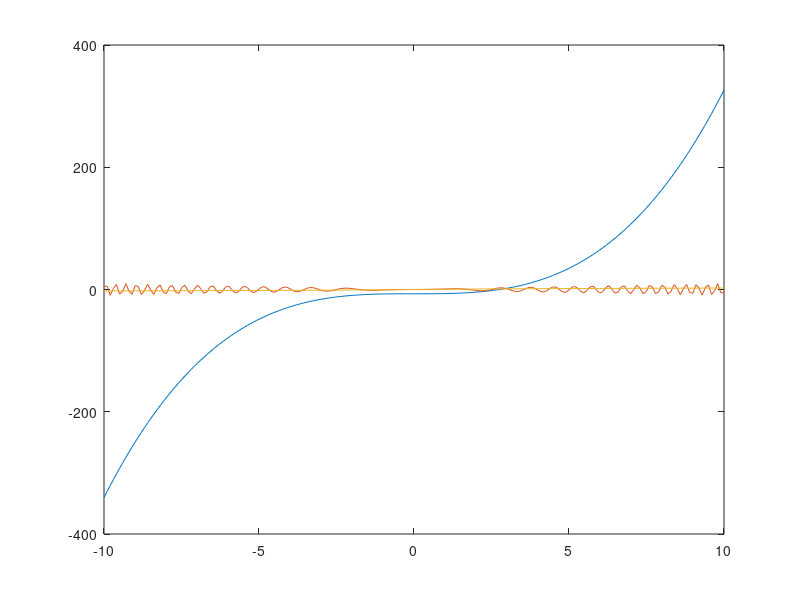

This chart was generated by the following MATLAB code:
(5+3^2)/(4*9^2)

625^(3/4)

sin(pi/4)

log10(exp(1))

x=linspace(-10,10,200);

f = (x.^3)/3-7;

g = x.*sin(x.^2);

h = (x./(1+sqrt(abs(x))));                                                                                                                                                                                                                                                                                                                                                                                                                                                                                                                                                                                                                                                                                                                                                                                                                                                                                                                                                                                                                                        
plot(x, f, x, g, x, h)